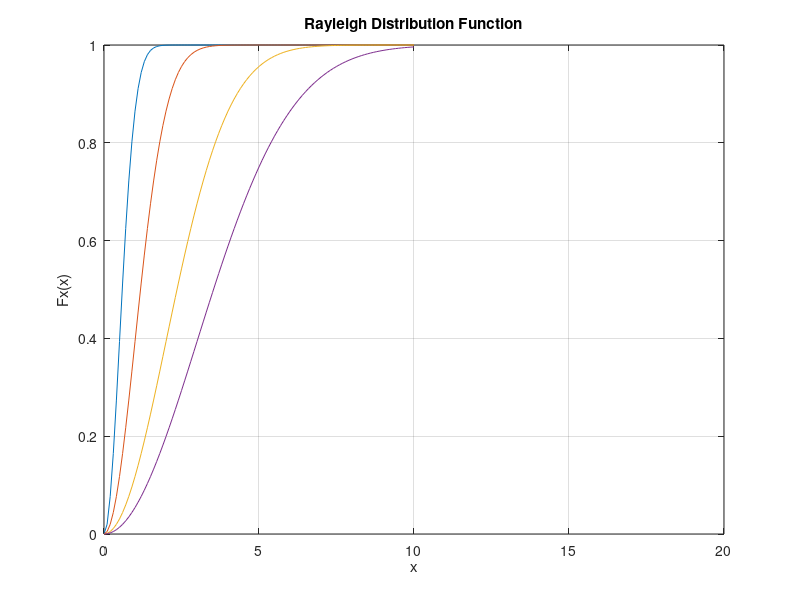

Write MATLAB code to recreate this figure.
%To write a MatLab Program for plotting 
%Cumulative Distribution Function of Rayleigh Distribution.
clc; clear all; close all;
m = 0;
sig = [0.5 1 2 3];
x = 0:0.1:10;
f=zeros(1,length(x));
for w = 1:length(sig)
for i = 1:length(x)
   
f(i) = 1 - exp(-(x(i)^2/(2*(sig(w))^2)));
 
end
plot(x,f)
hold on 
end
xlabel('x'); 
ylabel('Fx(x)'); 
title('Rayleigh Distribution Function')
axis([0 20 0 1]);
grid on 